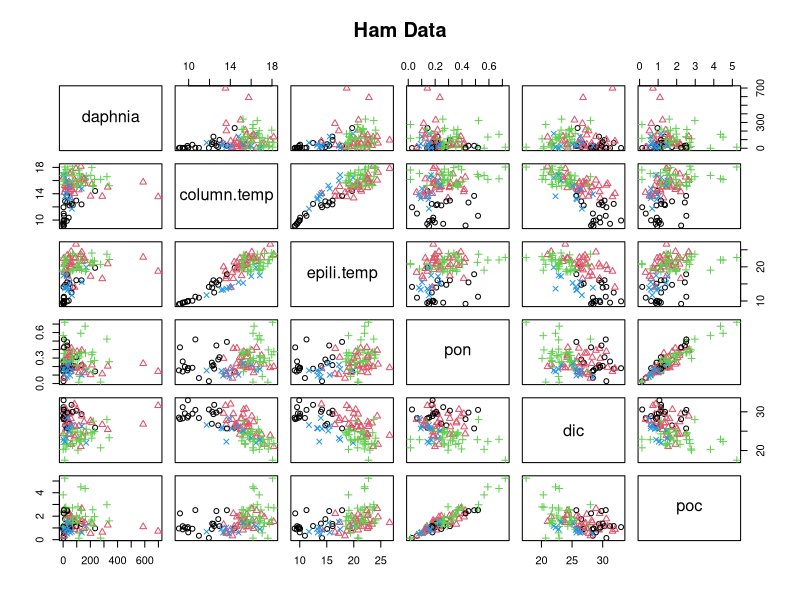
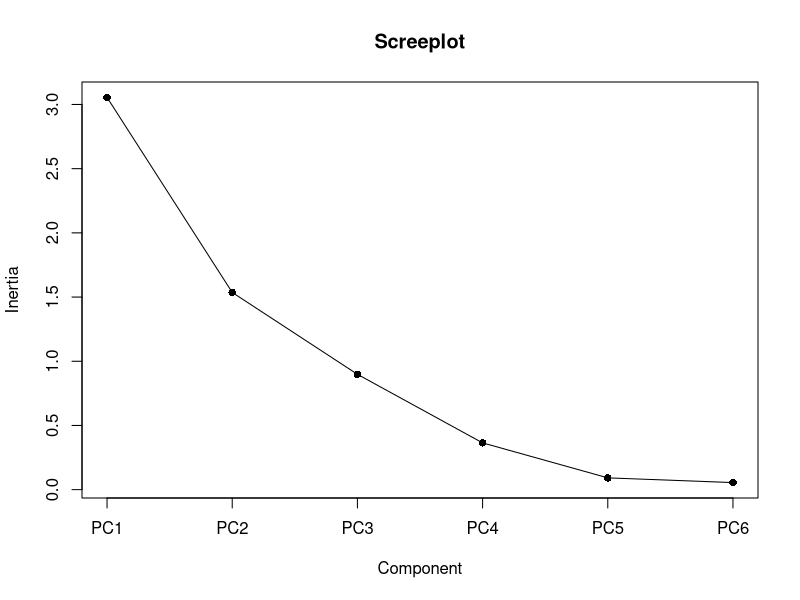
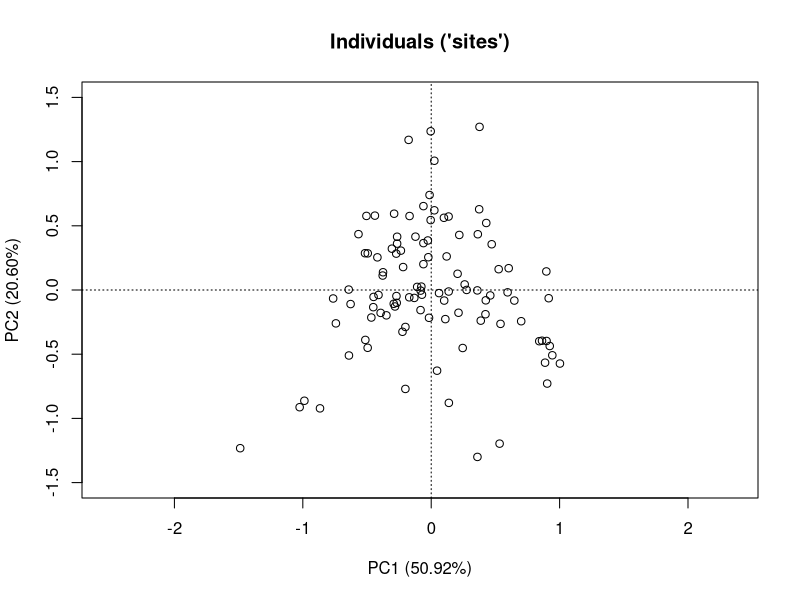
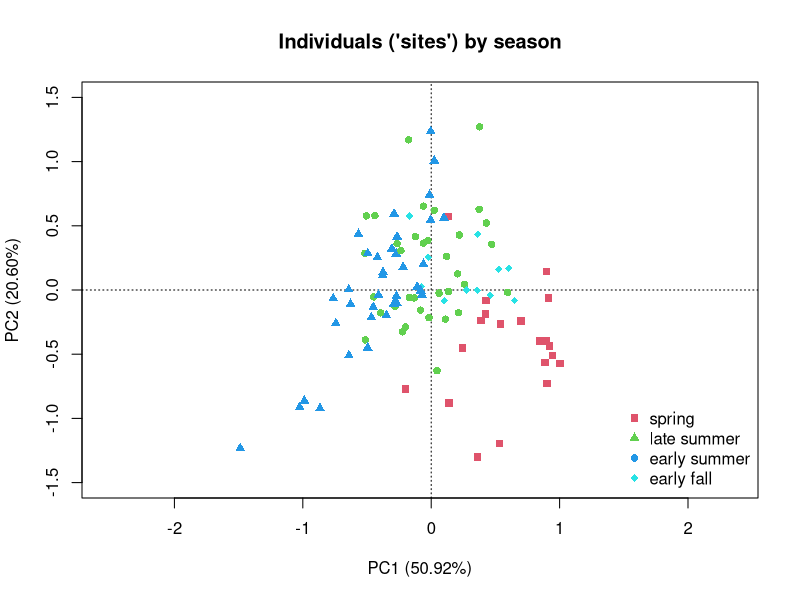
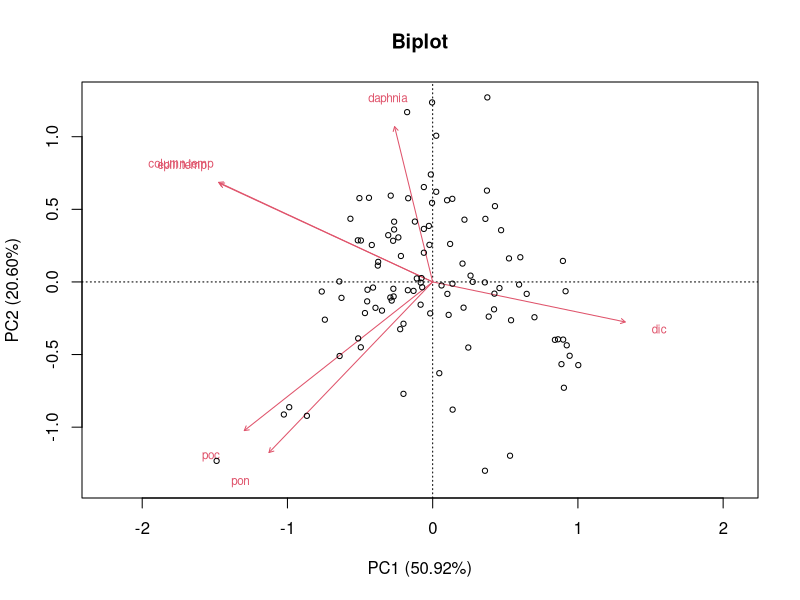
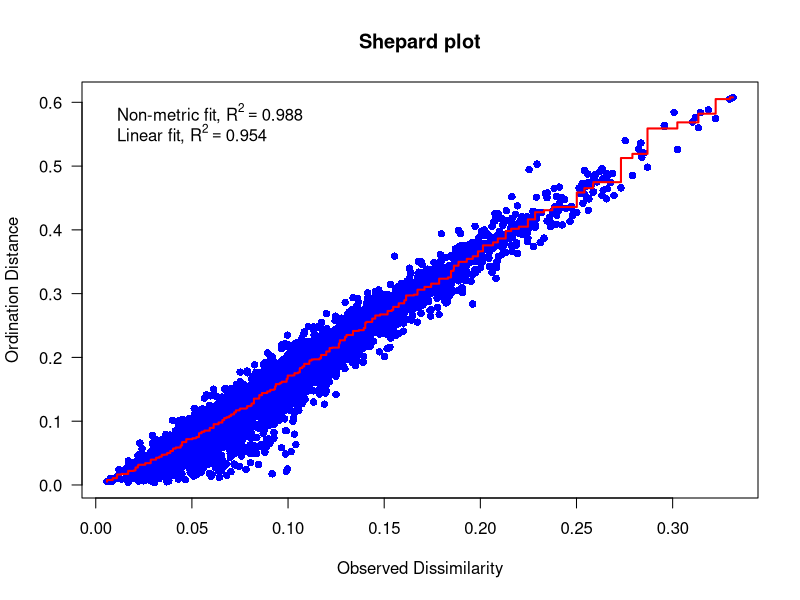
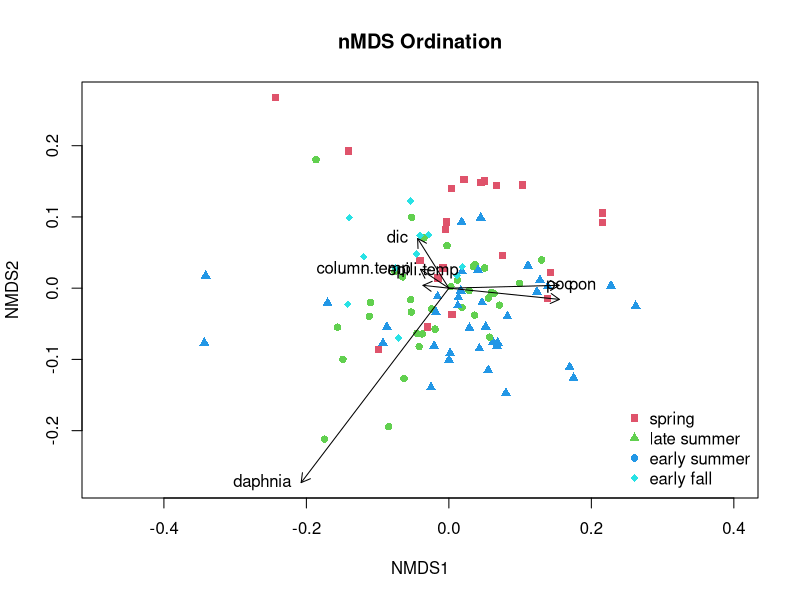

Here is the R script that generated these plots, in order:
## ---- chunk 1
library(readxl)
library(vegan)
soln=FALSE
# xlsx files
ham <- read_excel("ind dates flat all parameters Hamilton only FOR Kim.xlsx")

ham$area_group <- as.factor(ham$area_group)
## ---- chunk 2
## Select the variables interested
ham.multi <- ham[ham$Station_Acronym == "HH258",
                 c("area_group","season","Station_Acronym","Daphnia",
                    "watercolumn_temp","mean_mixing_depth_temp",
                    "PON_ECCC1m", "DIC_ECCC1m", "POC_ECCC1m")]


## Remove all rows containing NAs
ham.multi <- na.omit(ham.multi)


## Rename the columns
colnames(ham.multi) <- c("area","season","station","daphnia","column.temp",
                         "epili.temp","pon","dic","poc")
## ---- chunk 3
## Recode the season numeric code into factors
table(ham.multi$season)
ham.multi$season <- factor(ham.multi$season, 
                           levels = c(1, 2, 3, 4), 
                           labels = c("spring", "early summer",
                                      "late summer", "early fall"))
## ---- chunk 4
## Correlation table
cor.df <- cor(ham.multi[,4:9])
knitr::kable(cor.df)

## Correlation plot
pairs(ham.multi[,4:9], main = "Ham Data",
      pch = as.numeric(ham.multi$season), col = (ham.multi$season))
## ---- chunk 5
## Run PCA analysis
pca.ham <- rda(ham.multi[,4:9], scale = TRUE) #subset for all continuous variables
## ---- chunk 6
## Select the variables interested
ham.yourmulti <- ham[ham$Station_Acronym == "HH6",
                 c("area_group","season","Station_Acronym","Daphnia",
                    "watercolumn_temp","mean_mixing_depth_temp",
                    "PON_ECCC1m", "DIC_ECCC1m", "POC_ECCC1m")]

## Remove all rows containing NAs
ham.yourmulti <- na.omit(ham.yourmulti)

## Rename the columns
colnames(ham.yourmulti) <- c("area","season","station","daphnia","column.temp",
                         "epili.temp","pon","dic","poc")

## PCA
newpca.ham <- rda(ham.yourmulti[,4:9], scale = TRUE)
## ---- chunk 7
# How many samples in the new dataframe
length(ham.yourmulti$area)

# Cumulative variance explained by PC1 and PC2
77.11
## ---- chunk 8
## Screeplot
screeplot(pca.ham, type = ("lines"), main = "Screeplot", pch = 16, cex = 1)
## ---- chunk 9
pvar <- c(50.92, 25.60)
pvar
## ---- chunk 10
# Create a blank plot
ordiplot(pca.ham, type = "n", main = "Individuals ('sites')",
         xlab = paste0("PC1 (50.92%)"), 
         ylab = paste0("PC2 (20.60%)"), 
         ylim = c(-1.5,1.5))

# Use points() to add points
points(pca.ham, display = "sites", cex = 1) # add sites
## ---- chunk 11
## Create an empty canvas
ordiplot(pca.ham, type = "n", main = "Individuals ('sites') by season",
         xlab = paste0("PC1 (50.92%)"), 
         ylab = paste0("PC2 (20.60%)"),
         ylim = c(-1.5,1.5)) # specify the y-axis limits

## Use points() to add points
points(pca.ham, display = "sites",
       pch = as.numeric(ham.multi$season) + 14, 
       col = c(2, 3, 4, 5)[as.numeric(ham.multi$season)], 
       cex = 1) # add sites

## Legend
legend("bottomright", legend = unique(ham.multi$season),
       pch = as.numeric(unique(ham.multi$season)) + 14,
       col = c(2,3,4,5), bty = "n", cex = 1) # add legend

## ---- chunk 12
## Biplot for PCA
biplot(pca.ham,
       display = c("sites","species"), 
       type = c("text", "points"),
       main = "Biplot",
       xlab = paste0("PC1 (50.92%)"), 
       ylab = paste0("PC2 (20.60%)"))
## ---- chunk 13
## Run nMDS
nmds.ham <- metaMDS(ham.multi[,4:9], distance = "bray", k = 2, trace = FALSE)

## Stress
nmds.ham$stress
## ---- chunk 14
## Shepard plot
stressplot(nmds.ham, pch = 16, las = 1,
           main = "Shepard plot")
## ---- chunk 15
## Create empty canvas
ordiplot(nmds.ham, type = "n", main = "nMDS Ordination")

## Add points and legends
points(nmds.ham, display = "sites",
       pch = as.numeric(ham.multi$season) + 14,
       col = c(2, 3, 4, 5) [as.numeric(ham.multi$season)],
       cex = 1) # add sites
legend("bottomright", legend = unique(ham.multi$season),
       pch = as.numeric(unique(ham.multi$season)) + 14,
       col = c(2,3,4,5), bty = "n", cex = 1) # add legend

## Add species scores manually
species_scores <- scores(nmds.ham, display = "species")
arrows(0, 0, species_scores[,1], species_scores[,2],
       col = "black", length = 0.1) # draw arrow from (0,0)
text(species_scores[,1], species_scores[,2],
     labels = rownames(species_scores), col = "black",
     pos = c(2,2,3,4,2,3))
